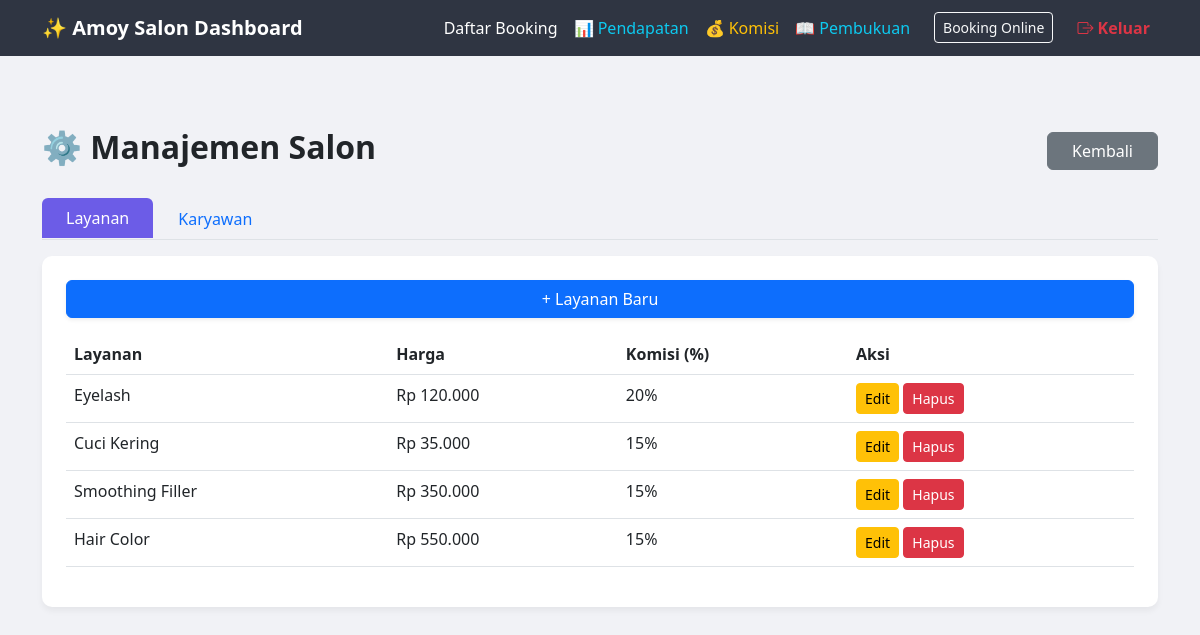
The app's page /pages/master_data.php (signed in), older data.
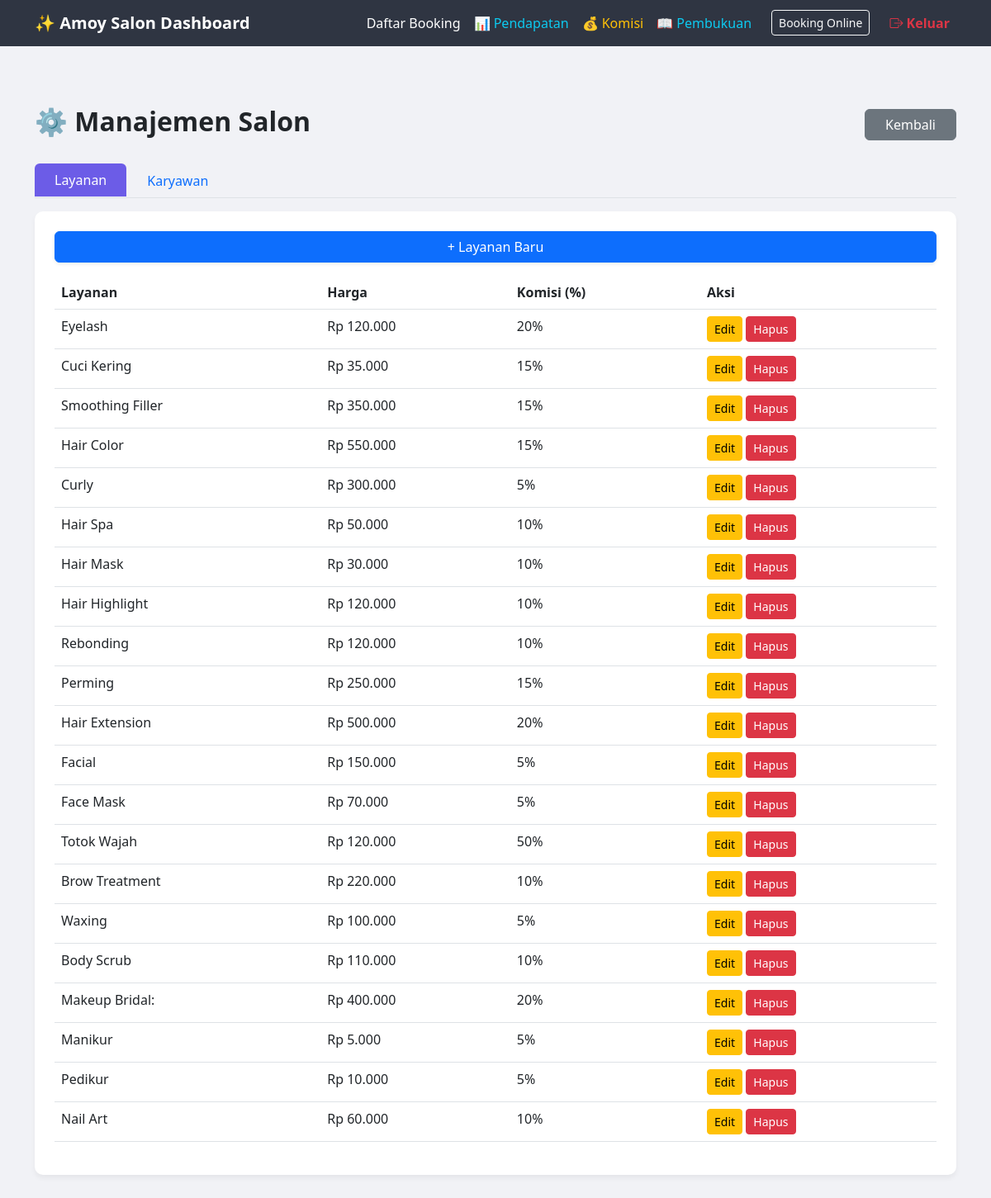
The same page, newer data.
### tables this page shows
CREATE TABLE `services` (
  `id_service` int(11) NOT NULL,
  `nama_layanan` varchar(100) NOT NULL,
  `deskripsi` text DEFAULT NULL,
  `harga` decimal(10,2) NOT NULL,
  `komisi_persen` int(3) DEFAULT 0
);

### pages/master_data.php (the view, shortened to what this page needs)
<?php
include '../class/koneksi.php';
?>
<!DOCTYPE html>
<html lang="id">
<head>
    <link href="https://cdn.jsdelivr.net/npm/bootstrap@5.3.0/dist/css/bootstrap.min.css" rel="stylesheet">
    <link rel="stylesheet" href="https://cdn.jsdelivr.net/npm/bootstrap-icons@1.11.1/font/bootstrap-icons.css">
</head>
<body>
<nav class="navbar navbar-expand-lg navbar-dark mb-4">
    <div class="container">
        <a class="navbar-brand fw-bold" href="admin.php">✨ Amoy Salon Dashboard</a>
        <div class="collapse navbar-collapse" id="navbarNav">
            <ul class="navbar-nav ms-auto">
                <?php if ($_SESSION['level'] <= 2): ?>
                    <li class="nav-item"><a class="nav-link active" href="admin.php">Daftar Booking</a></li>
                <?php endif; ?>
                <?php if ($_SESSION['level'] <= 2): ?>
                    <li class="nav-item"><a class="nav-link text-info" href="laporan.php">📊 Pendapatan</a></li>
                    <li class="nav-item"><a class="nav-link text-warning" href="komisi.php">💰 Komisi</a></li>
                    <li class="nav-item"><a class="nav-link text-info" href="laporan_pembayaran.php">📖 Pembukuan</a></li>
                <?php endif; ?>
                <li class="nav-item ms-lg-3"><a class="btn btn-sm btn-outline-light mt-1" href="../index.php" target="_blank">Booking Online</a></li>
                <li class="nav-item ms-lg-3">
                    <a class="nav-link text-danger fw-bold" href="../class/logout.php" onclick="return confirm('Yakin ingin keluar?')">
                        <i class="bi bi-box-arrow-right"></i> Keluar
                    </a>
                </li>
            </ul>
        </div>
    </div>
</nav>
<div class="container py-5">
    <div class="d-flex justify-content-between align-items-center mb-4">
        <h2 class="fw-bold">⚙️ Manajemen Salon</h2>
        <a href="admin.php" class="btn btn-secondary px-4">Kembali</a>
    </div>
    <ul class="nav nav-tabs mb-3" id="myTab" role="tablist">
        <li class="nav-item"><button class="nav-link active px-4" data-bs-toggle="tab" data-bs-target="#services">Layanan</button></li>
        <li class="nav-item"><button class="nav-link px-4" data-bs-toggle="tab" data-bs-target="#employees">Karyawan</button></li>
    </ul>
    <div class="tab-content">
        <div class="tab-pane fade show active" id="services">
            <div class="card p-4">
                <button class="btn btn-primary mb-3 w-auto shadow-sm" data-bs-toggle="modal" data-bs-target="#addService">+ Layanan Baru</button>
                <div class="table-responsive">
                    <table class="table">
                        <thead>
                            <tr>
                                <th>Layanan</th>
                                <th>Harga</th>
                                <th>Komisi (%)</th>
                                <th>Aksi</th>
                            </tr>
                        </thead>
                        <tbody>
                            <?php
                            $qs = mysqli_query($conn, "SELECT * FROM services");
                            while($s = mysqli_fetch_array($qs)){
                            ?>
                            <tr>
                                <td><?= $s['nama_layanan']; ?></td>
                                <td>Rp <?= number_format($s['harga'], 0, ',', '.'); ?></td>
                                <td><?= $s['komisi_persen']; ?>%</td>
                                <td>
                                    <button class="btn btn-sm btn-warning" data-bs-toggle="modal" data-bs-target="#editService<?= $s['id_service']; ?>">Edit</button>
                                    <a href="../class/hapus.php?type=service&id=<?= $s['id_service']; ?>" class="btn btn-sm btn-danger" onclick="return confirm('Hapus?')">Hapus</a>
                                </td>
                            </tr>
                            <?php } ?>
                        </tbody>
                    </table>
                </div>
            </div>
        </div>
    </div>
</div>
</body>
</html>

### pages/master_data.php (style rules this page uses)
body { background-color: #f1f2f6; }
.nav-tabs .nav-link.active { background-color: #6c5ce7; color: white; border: none; }
.card { border: none; border-radius: 12px; box-shadow: 0 4px 15px rgba(0,0,0,0.05); }
.navbar { background-color: #2f3542; }
.card { border: none; border-radius: 10px; box-shadow: 0 4px 6px rgba(0,0,0,0.05); }
.table thead { background-color: #57606f; color: white; }

Row changes from the older to the newer data that the page shows:
added services: nama_layanan "Curly", harga "300.000", komisi_persen "5"
added services: nama_layanan "Hair Spa", harga "50.000", komisi_persen "10"
added services: nama_layanan "Hair Mask", harga "30.000", komisi_persen "10"
added services: nama_layanan "Hair Highlight", harga "120.000", komisi_persen "10"
added services: nama_layanan "Rebonding", harga "120.000", komisi_persen "10"
added services: nama_layanan "Perming", harga "250.000", komisi_persen "15"
added services: nama_layanan "Hair Extension", harga "500.000", komisi_persen "20"
added services: nama_layanan "Facial", harga "150.000", komisi_persen "5"
added services: nama_layanan "Face Mask", harga "70.000", komisi_persen "5"
added services: nama_layanan "Totok Wajah", harga "120.000", komisi_persen "50"
added services: nama_layanan "Brow Treatment", harga "220.000", komisi_persen "10"
added services: nama_layanan "Waxing", harga "100.000", komisi_persen "5"
added services: nama_layanan "Body Scrub", harga "110.000", komisi_persen "10"
added services: nama_layanan "Makeup Bridal:", harga "400.000", komisi_persen "20"
added services: nama_layanan "Manikur", harga "5.000", komisi_persen "5"
added services: nama_layanan "Pedikur", harga "10.000", komisi_persen "5"
added services: nama_layanan "Nail Art", harga "60.000", komisi_persen "10"
